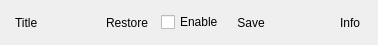
<?xml version="1.0" encoding="UTF-8"?>
<ui version="4.0">
 <class>WsdlTreeViewHeaderWidget</class>
 <widget class="QWidget" name="WsdlTreeViewHeaderWidget">
  <property name="geometry">
   <rect>
    <x>0</x>
    <y>0</y>
    <width>378</width>
    <height>45</height>
   </rect>
  </property>
  <property name="windowTitle">
   <string>WsdlTreeViewHeaderWidget</string>
  </property>
  <layout class="QHBoxLayout" name="horizontalLayout">
   <item>
    <widget class="QLabel" name="TitleLabel">
     <property name="sizePolicy">
      <sizepolicy hsizetype="Preferred" vsizetype="Preferred">
       <horstretch>0</horstretch>
       <verstretch>0</verstretch>
      </sizepolicy>
     </property>
     <property name="text">
      <string>Title</string>
     </property>
     <property name="indent">
      <number>4</number>
     </property>
    </widget>
   </item>
   <item>
    <spacer name="horizontalSpacer">
     <property name="orientation">
      <enum>Qt::Horizontal</enum>
     </property>
     <property name="sizeHint" stdset="0">
      <size>
       <width>64</width>
       <height>20</height>
      </size>
     </property>
    </spacer>
   </item>
   <item>
    <widget class="QToolButton" name="RestoreBtn">
     <property name="toolTip">
      <string>Click to Import Settings From File</string>
     </property>
     <property name="text">
      <string>Restore</string>
     </property>
     <property name="autoRaise">
      <bool>true</bool>
     </property>
    </widget>
   </item>
   <item>
    <widget class="QCheckBox" name="EnableCheckbox">
     <property name="toolTip">
      <string>Check to use...</string>
     </property>
     <property name="autoFillBackground">
      <bool>false</bool>
     </property>
     <property name="text">
      <string>Enable</string>
     </property>
    </widget>
   </item>
   <item>
    <widget class="QToolButton" name="SaveBtn">
     <property name="toolTip">
      <string>Click to Export Settings to File</string>
     </property>
     <property name="text">
      <string>Save</string>
     </property>
     <property name="autoRaise">
      <bool>true</bool>
     </property>
    </widget>
   </item>
   <item>
    <spacer name="horizontalSpacer2">
     <property name="orientation">
      <enum>Qt::Horizontal</enum>
     </property>
     <property name="sizeHint" stdset="0">
      <size>
       <width>63</width>
       <height>20</height>
      </size>
     </property>
    </spacer>
   </item>
   <item>
    <widget class="QToolButton" name="InfoBtn">
     <property name="toolTip">
      <string>Click to Show Info</string>
     </property>
     <property name="text">
      <string>Info</string>
     </property>
     <property name="checkable">
      <bool>true</bool>
     </property>
     <property name="checked">
      <bool>false</bool>
     </property>
     <property name="autoRaise">
      <bool>true</bool>
     </property>
    </widget>
   </item>
  </layout>
 </widget>
 <layoutdefault spacing="6" margin="11"/>
 <resources/>
 <connections/>
</ui>
